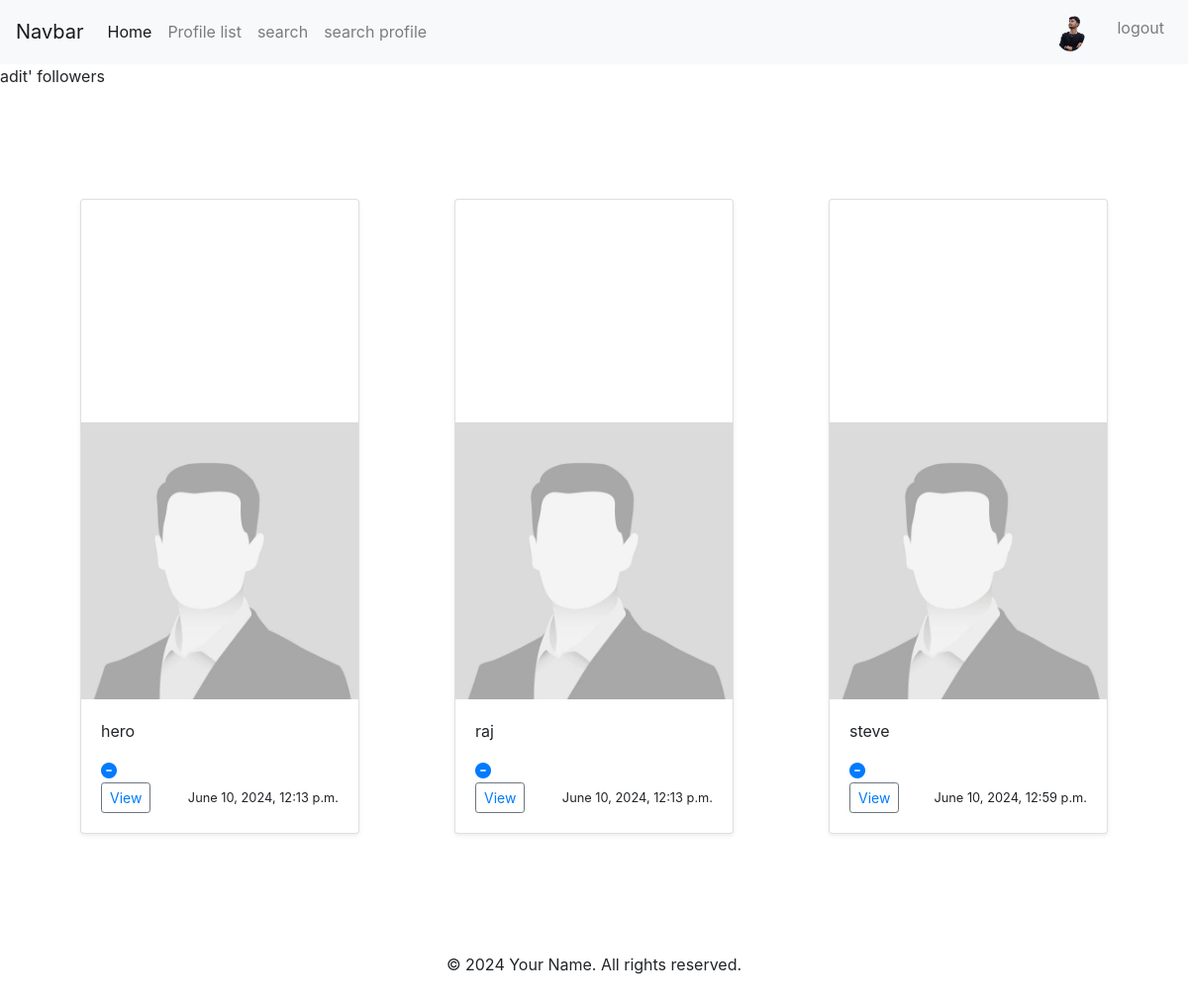
/profile/followers/1/ (signed in), run on the app's committed database.
### base/models.py (models this page shows, shortened)
class Profile(models.Model):
    user = models.OneToOneField(User, on_delete=models.CASCADE)
    follow = models.ManyToManyField("self", related_name="followed_by", symmetrical=False,blank=True)
    date_modified = models.DateTimeField(User, auto_now = True)
    profile_image = models.ImageField(null=True, blank=True, upload_to="images")
    profile_bio = models.CharField(null=True, blank=True, max_length=500)
    homepage_link = models.CharField(null=True, blank=True, max_length=500)
    instagram_link = models.CharField(null=True, blank=True, max_length=500)
    linkedin_link = models.CharField(null=True, blank=True, max_length=500)

### base/views.py (the view)
# urls.py: path("profile/followers/<int:pk>/", views.followers, name="followers"),
def followers(request, pk):
    if request.user.is_authenticated:
        if request.user.id == pk:
            profiles = Profile.objects.get(pk = pk)
            return render(request, 'base/followers.html', {"profiles":profiles})
        else:
            messages.warning(request, "thats not your profile")
            return redirect('home')
    else:
        messages.warning(request, 'you must be logged in')
        return redirect("home")

### base/templates/base/followers.html
{% extends 'base/base.html' %}
{% load static %}
{% block content %}
<p>{{request.user.username}}' followers </p>
{% if profiles %}
<div class="row row-cols-1 row-cols-sm-2 row-cols-md-3 g-3 p-5">
    {% for profile in profiles.followed_by.all%}
    <div class="col p-5">
      <div class="card shadow-sm">
        {% if profile.profile_image%}
        <svg class="bd-placeholder-img card-img-top" width="100%" height="225" ><img src="{{profile.profile_image.url}}" alt="Profile Image"></svg>
        {% else %}
        <svg class="bd-placeholder-img card-img-top" width="100%" height="225" ><img src="{% static 'images/profile.jpg' %}" alt="Profile Image"></svg>
        {% endif %}
        <div class="card-body">
          <p class="card-text">{{profile.user.username}}</p>
          {% if profile in profiles.follow.all %}
          <a href="{% url 'unfollow' profile.user.id %}"><i class="fa-solid fa-circle-minus"> </i></a>
    {%else%}
        <a href="{% url 'follow' profile.user.id %}"> <i class="fa-solid fa-user-plus"></i></a>
        {% endif %}
          <div class="d-flex justify-content-between align-items-center">
            <div class="btn-group">
              <button type="button" class="btn btn-sm btn-outline-secondary"> <a href="{% url 'profile' profile.id %}">View</a></button>
            </div>
            <small class="text-body-secondary">{{profile.date_modified}}</small>
          </div>
        </div>
      </div>
    </div>
    {% endfor %}
  </div>
{% endif %}
{% endblock %}

### base/templates/base/base.html (shortened to what this page needs)
{% load static %}
<!DOCTYPE html>
<html lang="en">
<head>
    <link href="https://stackpath.bootstrapcdn.com/bootstrap/4.5.2/css/bootstrap.min.css" rel="stylesheet">
    <link rel="stylesheet" href="{% static 'css/index.css'%}">
    <link rel="stylesheet" href="https://cdnjs.cloudflare.com/ajax/libs/font-awesome/6.5.2/css/all.min.css" />
</head>
<body>
    <nav class="navbar navbar-expand-lg navbar-light bg-light">
        <a class="navbar-brand" href="#">Navbar</a>
        <div class="collapse navbar-collapse" id="navbarNav">
            <ul class="navbar-nav">
                <li class="nav-item active">
                    <a class="nav-link" href="{% url 'home' %}">Home <span class="sr-only">(current)</span></a>
                </li>
                <li class="nav-item">
                    <a class="nav-link" href="{% url 'profile_list' %}">Profile list</a>
                </li>
                <li class="nav-item">
                    <a class="nav-link" href="{% url 'search' %}">search</a>
                </li>
                <li class="nav-item">
                    <a class="nav-link" href="{% url 'searchuser' %}">search profile</a>
                </li>
            </ul>
            <ul class = "navbar-nav ml-auto">
                {% if request.user.is_authenticated %}
                <li class ="nav-link navbar-brand">
                    <a href="{% url 'profile' request.user.id %}">
                        {% if request.user.profile.profile_image %}
                        <img class="rounded-circle " width=30 src="{{user.profile.profile_image.url}}">
                        {% else %}
                        <img class="rounded-circle " width=30 src="{% static 'images/profile.jpg' %}" class="card-img-top" alt="...">
                        {% endif%}
                    </a>
                </li>
                {% endif %}
                {% if request.user.is_authenticated %}
                <li class="nav-item">
                    <a class="nav-link" href="{% url 'logout' %}">logout</a>
                </li>
                {% endif %}
            </ul>
        </div>
    </nav>
    {% block content %}
    {% endblock %}
    <footer class="text-center py-4">
        <p>&copy; 2024 Your Name. All rights reserved.</p>
    </footer>
</body>
</html>

### data on the page
Profile: user.username "hero", date_modified "June 10, 2024, 12:13 p.m."
Profile: user.username "raj", date_modified "June 10, 2024, 12:13 p.m."
Profile: user.username "steve", date_modified "June 10, 2024, 12:59 p.m."

### other printed values
{{ request.user.username }} "adit"
